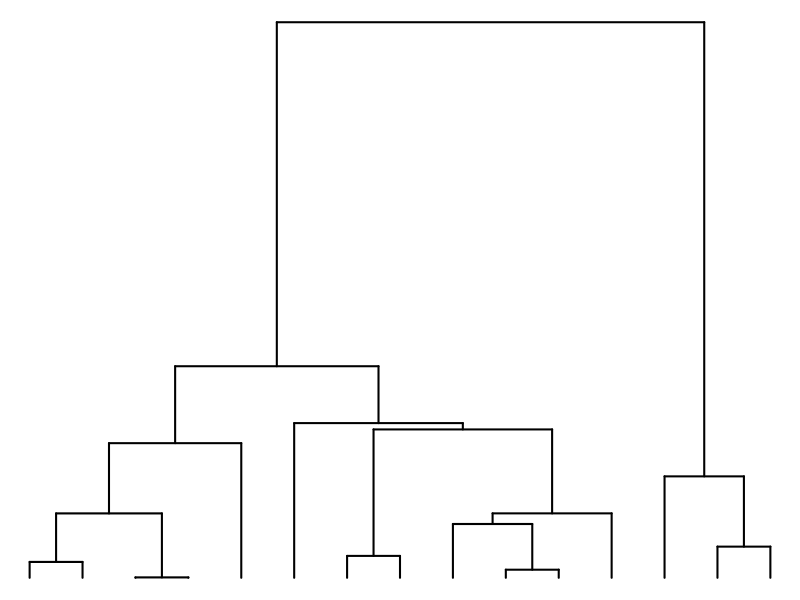
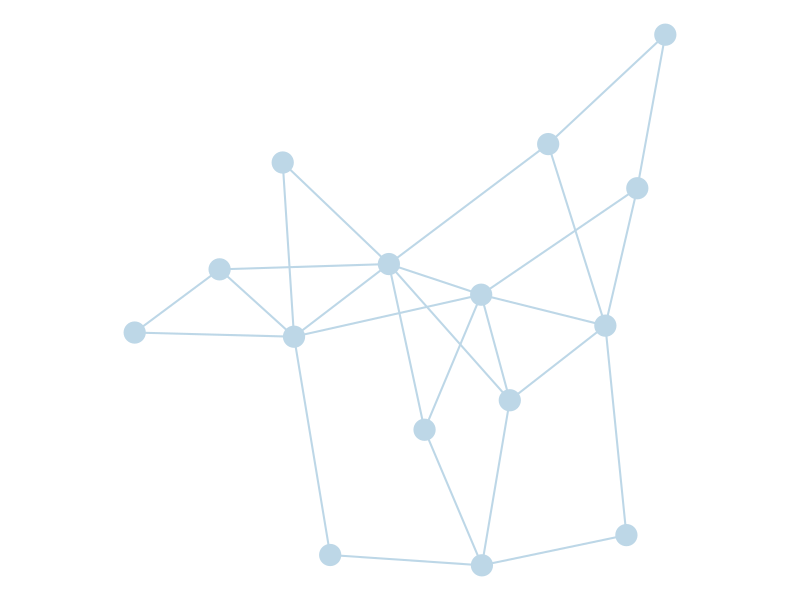
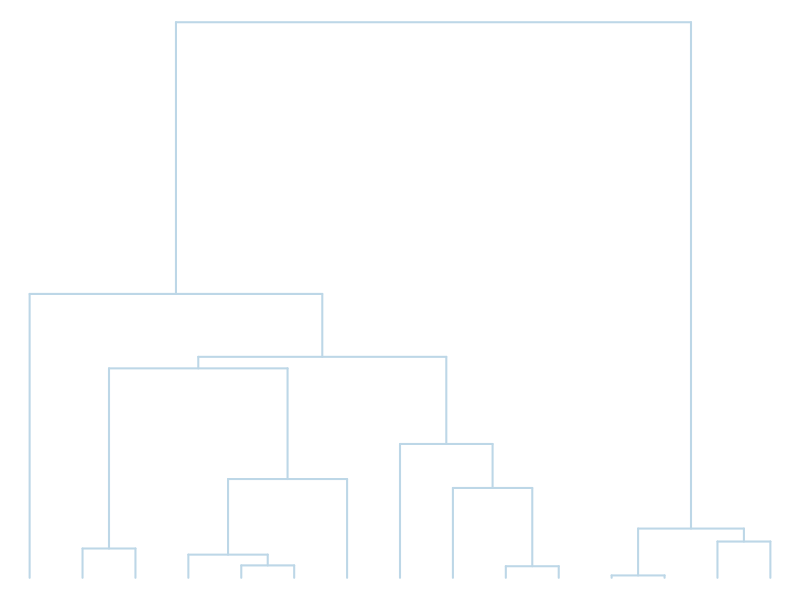
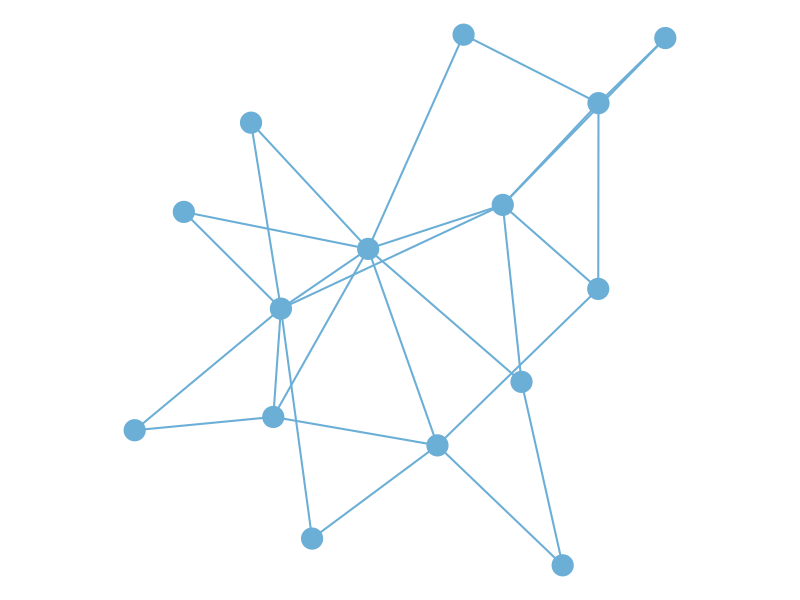
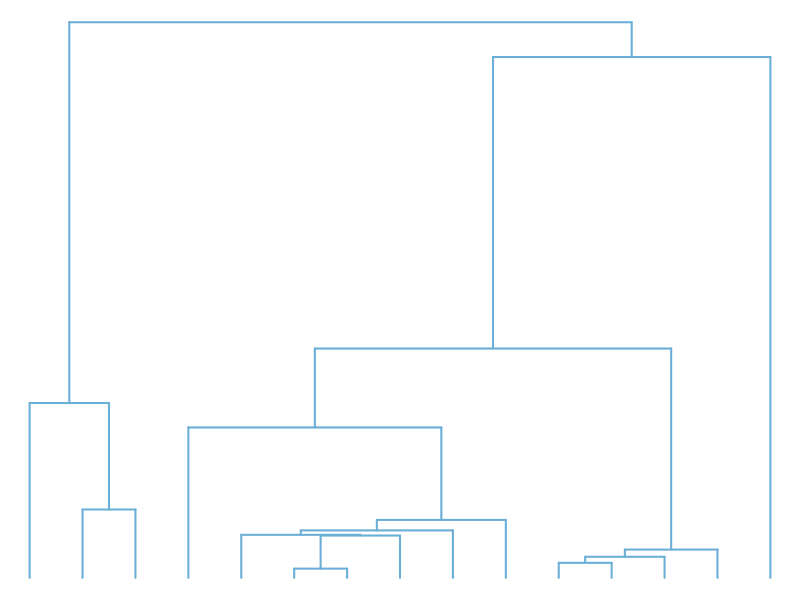
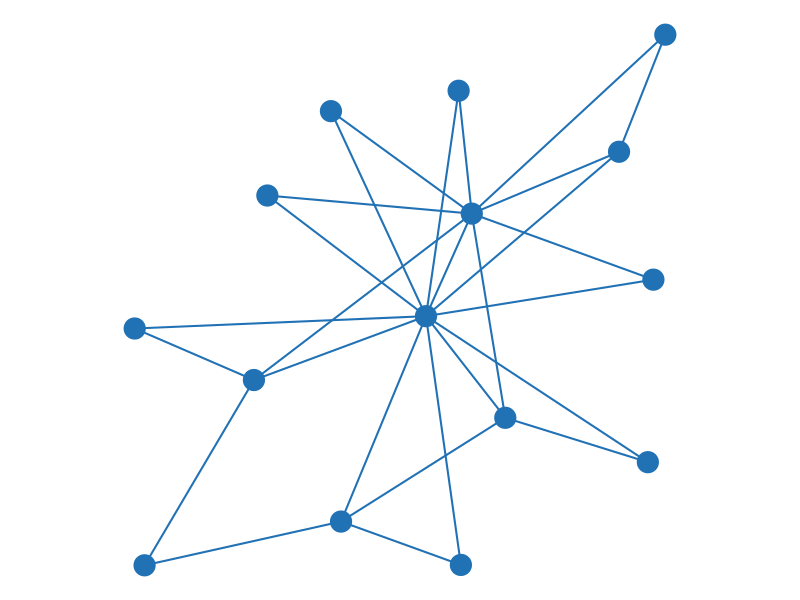
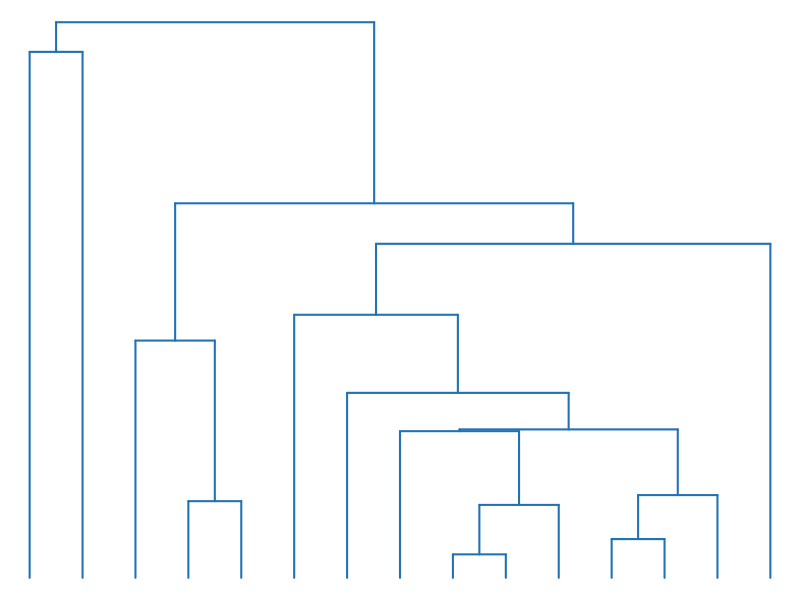

Write the R code that produced these figures, in order.
#!/usr/bin/env Rscript

library(ape)
library(igraph)

n <- 15

pdf("phylo.pdf", width=0.8, height=0.8)
plot.phylo(rcoal(n), show.tip.label=FALSE, direction="down", edge.width=2,
           no.margin=TRUE)
dev.off()

col <- c('#bdd7e7','#6baed6','#2171b5')
for (i in 1:3) {
    g <- sample_pa(n, m=2, power=(i-1)*0.8, directed=FALSE)
    pdf(paste0("net", i, ".pdf"), width=0.8, height=0.8)
    par(mar=c(0, 0, 0, 0) + 0.1)
    plot(g, vertex.label=NA, vertex.size=8, vertex.color=col[i],
         edge.width=2, vertex.frame.color=col[i], edge.color=col[i])
    dev.off()
    pdf(paste0("tree", i, ".pdf"), width=0.8, height=0.8)
    par(mar=c(0, 0, 0, 0) + 0.1)
    plot.phylo(rcoal(n), show.tip.label=FALSE, direction="down", edge.width=2,
               edge.color=col[i], no.margin=TRUE)
    dev.off()
}
